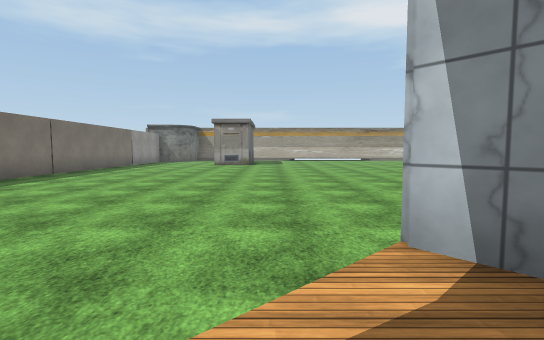
View 1 (above)

19 first-person views from a walk through a scene from a Unity 3-D project. The camera is 1.3 m above the floor, tilts 4° down and sees 85° across. The floor is counted in squares, 2 m on a side. Each view is taken from the middle of a square. On the plan, view 1 faces up. The plan holds only what a view shows up to about 9 squares ahead; the rest is blank. The place goes on beyond the plan. The player is left out. Door leaves are left out, so doorways stand open. Some surface patterns are stand-ins.

View 2
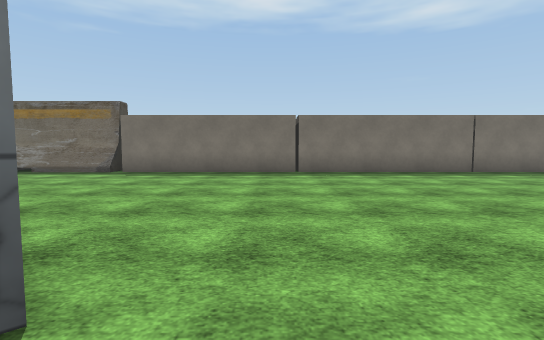

View 3
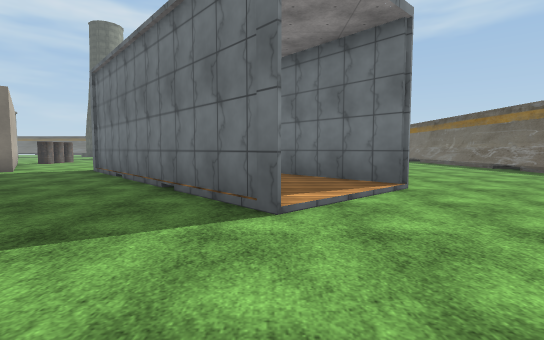

View 4
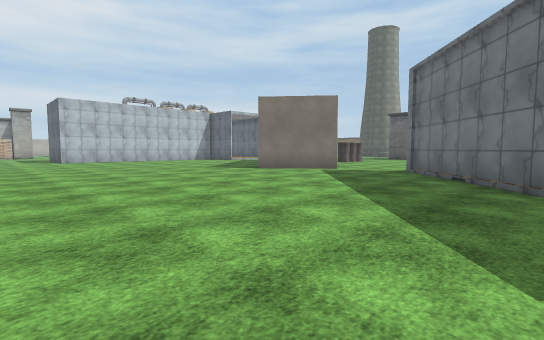

View 5
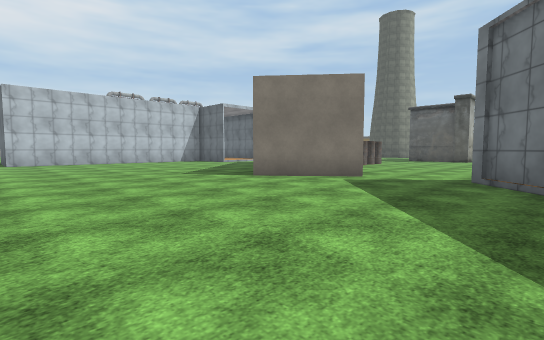

View 6
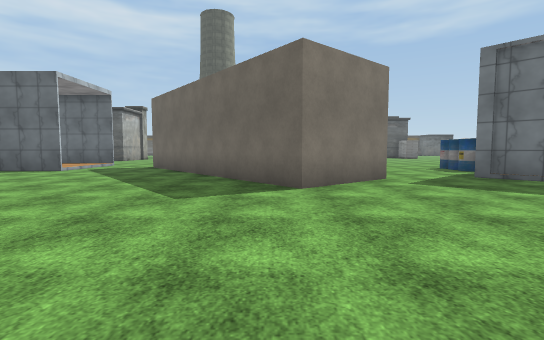

View 7
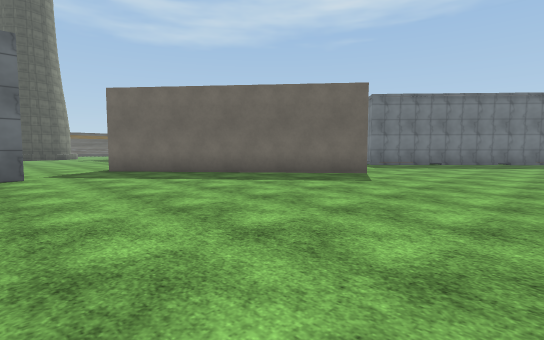

View 8
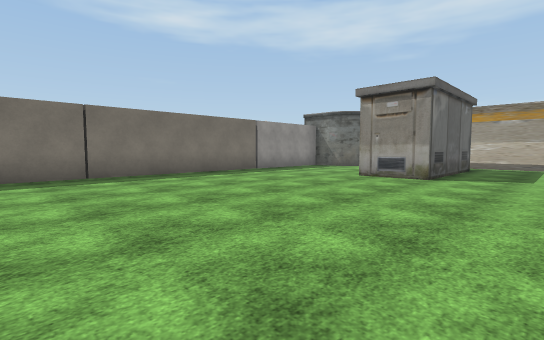

View 9
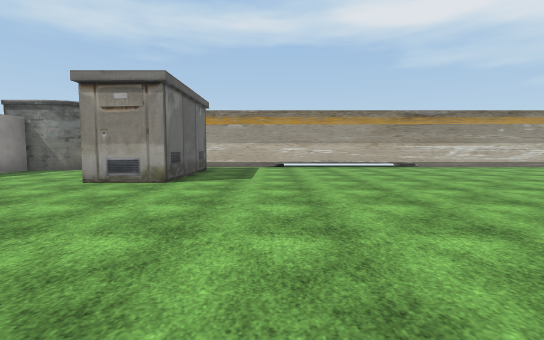

View 10
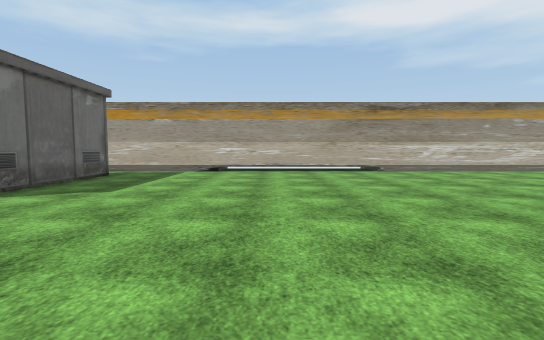

View 11
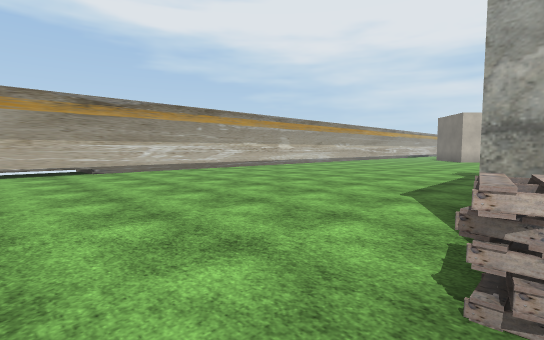

View 12
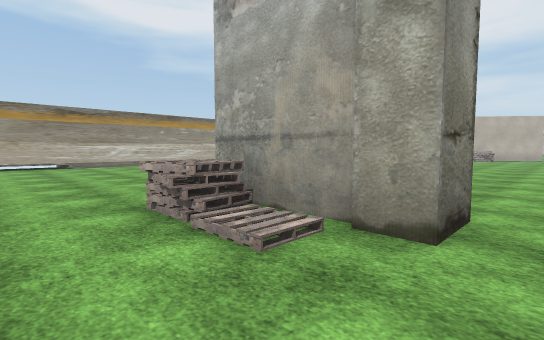

View 13
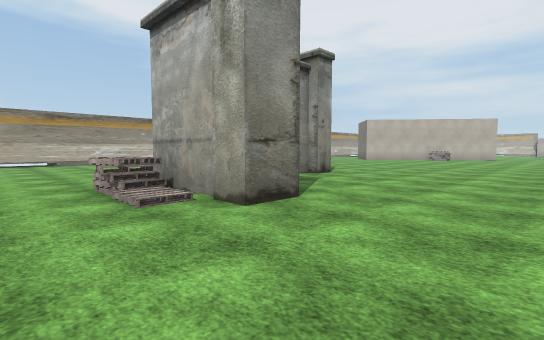

View 14
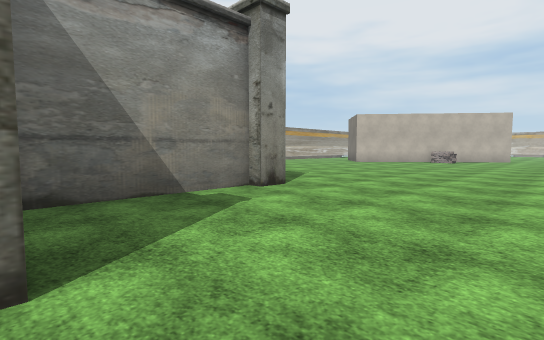

View 15
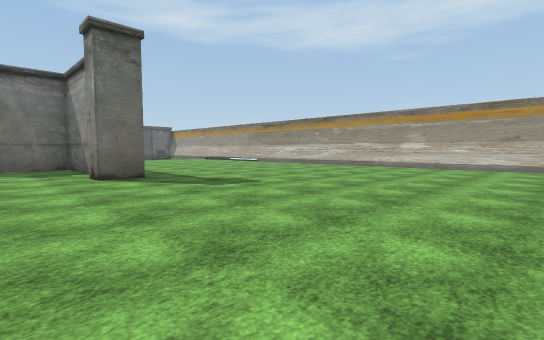

View 16
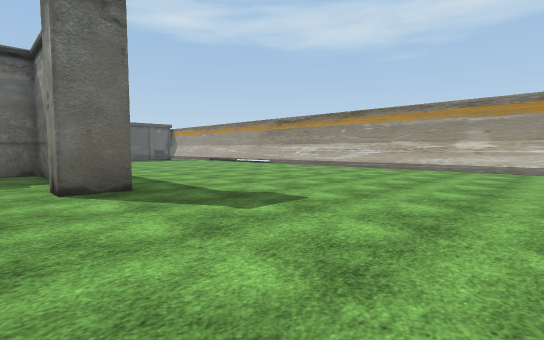

View 17
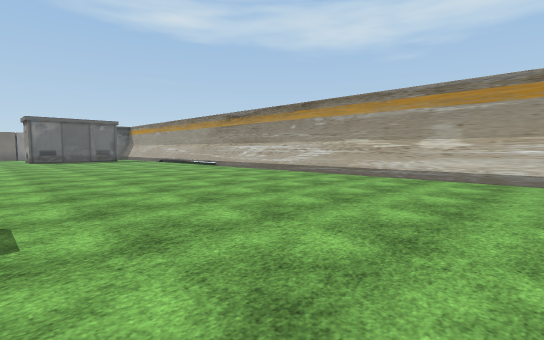

View 18
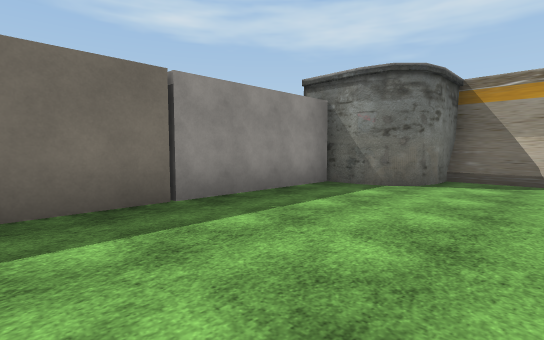

View 19
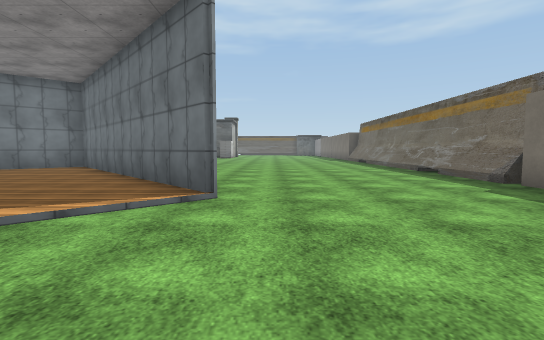

### Floor plan
Key: @ floor where view 1 was taken; # wall or solid block; . main floor; : floor 0.25 m higher than the main floor; / step, stairs or slope; D open door; O other object.
Columns run from 7 left of view 1 to 18 right of it. Each row starts with its distance up from view 1.
 19   ########################
 18   O.. ....................
 17 ##... O...................
 16 #.... #...................
 15 #.... #...................
 14 O....##...................
 13 #.........................
 12 #.........................
 11 #.........................
 10 #...........O#####O.......
  9 #.............#...........
  8 #.............O...........
  7 #.........................
  6 #........................
  5 #.....................
  4 #......................
  3 #.......D..............
  2 #.......D.................
  1 #....../##................
  0 #....D#@:##...............
 -1 #.....##::##..............
 -2 #......##::##.....#.......
 -3 #...... ##::##..###.......
 -4 #......  ##:##..# ##......
 -5 #......   ###....  ##.....
 -6            OO....   ##...#
 -7             O ..     ##..
 -8                        ..
 -9                        ..

Where each view was taken, in squares from view 1:
view 1: 0 up, 0 right, facing up
view 2: 3 up, 2 right, facing left
view 3: 5 up, 1 right, facing down
view 4: 5 up, 3 right, facing down-right
view 5: 3 up, 5 right, facing down-right
view 6: 3 up, 11 right, facing down
view 7: 2 up, 18 right, facing down-left
view 8: 7 up, 1 right, facing up-left
view 9: 8 up, 1 right, facing up
view 10: 10 up, 3 right, facing up
view 11: 10 up, 4 right, facing up-right
view 12: 7 up, 4 right, facing up-right
view 13: 5 up, 4 right, facing up-right
view 14: 6 up, 7 right, facing up-right
view 15: 8 up, 18 right, facing up-left
view 16: 9 up, 16 right, facing up-left
view 17: 12 up, 16 right, facing up-left
view 18: 12 up, 3 left, facing up-left
view 19: 4 up, 2 left, facing down
